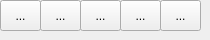
         <widget class="QWidget" name="tab_2">
          <attribute name="icon">
           <iconset resource="../resources/mainresource.qrc">
            <normaloff>:/mainres/images/dialogs.png</normaloff>:/mainres/images/dialogs.png</iconset>
          </attribute>
          <attribute name="title">
           <string>dialogs</string>
          </attribute>
          <widget class="QToolButton" name="dialogmove">
           <property name="geometry">
            <rect>
             <x>0</x>
             <y>0</y>
             <width>41</width>
             <height>31</height>
            </rect>
           </property>
           <property name="text">
            <string>...</string>
           </property>
           <property name="icon">
            <iconset resource="../resources/mainresource.qrc">
             <normaloff>:/mainres/images/mouse.png</normaloff>:/mainres/images/mouse.png</iconset>
           </property>
          </widget>
          <widget class="QToolButton" name="dialogrotate">
           <property name="geometry">
            <rect>
             <x>40</x>
             <y>0</y>
             <width>41</width>
             <height>31</height>
            </rect>
           </property>
           <property name="text">
            <string>...</string>
           </property>
           <property name="icon">
            <iconset resource="../resources/mainresource.qrc">
             <normaloff>:/mainres/images/mouse.png</normaloff>:/mainres/images/mouse.png</iconset>
           </property>
          </widget>
          <widget class="QToolButton" name="dialogscale">
           <property name="geometry">
            <rect>
             <x>80</x>
             <y>0</y>
             <width>41</width>
             <height>31</height>
            </rect>
           </property>
           <property name="text">
            <string>...</string>
           </property>
           <property name="icon">
            <iconset resource="../resources/mainresource.qrc">
             <normaloff>:/mainres/images/mouse.png</normaloff>:/mainres/images/mouse.png</iconset>
           </property>
          </widget>
          <widget class="QToolButton" name="dialogaddanimationkeyframe">
           <property name="geometry">
            <rect>
             <x>120</x>
             <y>0</y>
             <width>41</width>
             <height>31</height>
            </rect>
           </property>
           <property name="text">
            <string>...</string>
           </property>
           <property name="icon">
            <iconset resource="../resources/mainresource.qrc">
             <normaloff>:/mainres/images/mouse.png</normaloff>:/mainres/images/mouse.png</iconset>
           </property>
          </widget>
          <widget class="QToolButton" name="dialogaddobjectfile">
           <property name="geometry">
            <rect>
             <x>160</x>
             <y>0</y>
             <width>41</width>
             <height>31</height>
            </rect>
           </property>
           <property name="text">
            <string>...</string>
           </property>
           <property name="icon">
            <iconset resource="../resources/mainresource.qrc">
             <normaloff>:/mainres/images/mouse.png</normaloff>:/mainres/images/mouse.png</iconset>
           </property>
          </widget>
         </widget>
